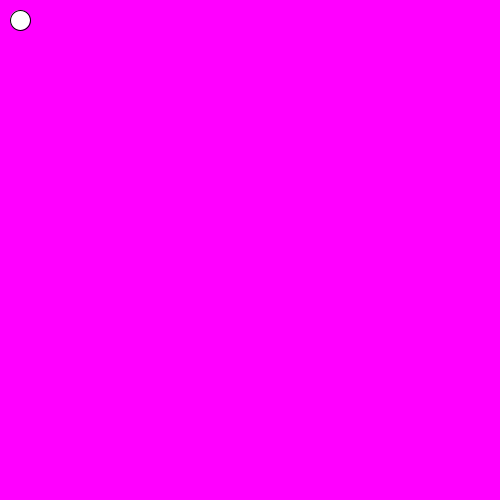
Frame 1 (no input)
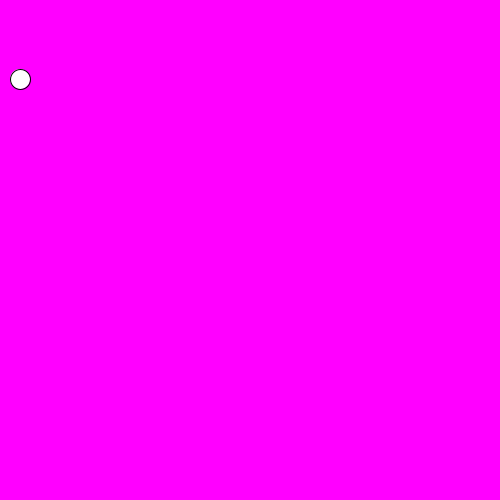
Frame 60 (the mouse pressed at the canvas centre just before this capture)
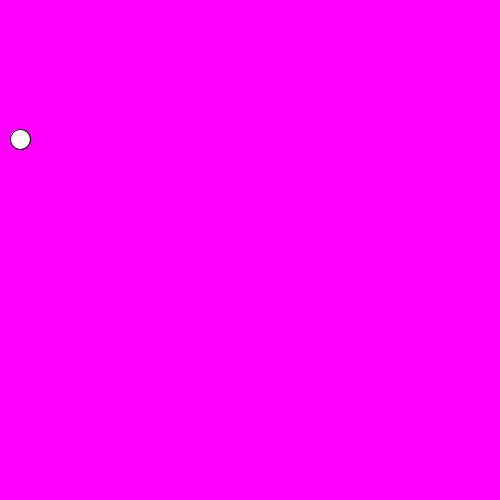
Frame 120 (the mouse held since frame 60 and released just before this capture)

The Processing sketch that drew these frames (run headless with seeded random() and noise(); from frame 60 on, the mouse is pressed at the canvas centre):

// Processing sketch: processing_106896
// ── processing_106896.pde

int x=20;
int y=20;

int dx=0;
int dy=1;

void setup() {
  size(500, 500);
 }

void draw() {
  background(255,0,255);
  ellipse(x,y,20,20);

  if (key == 'd'){
      dx=1;
      dy=0;
  }
  
  if (key == 's'){
      dy=1;
      dx=0;
  }
  
  if (key == 'a'){
      dx=-1;
      dy=0;
  }
  
  if (key == 'w'){
      dy=-1;
      dx=0;
  }
  x=x+dx;
  y=y+dy;
  
}
